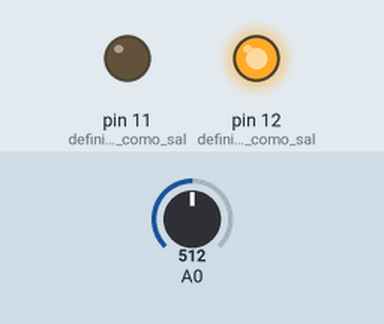
Simulated run of this sketch. Board: Arduino Uno, built with avr-gcc and run on an emulated ATmega328P. Shown: output pins drawn as LEDs (lit = HIGH). The test bench sets the inputs (shaded band); at power-on: A0 = 512.

Above: at 1.2 s.
1.3 s: A0 set to 505
At 2.2 s:
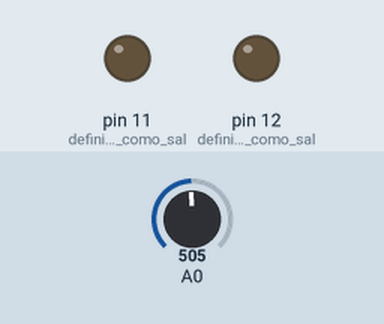
2.8 s: A0 set to 1023
At 3.3 s:
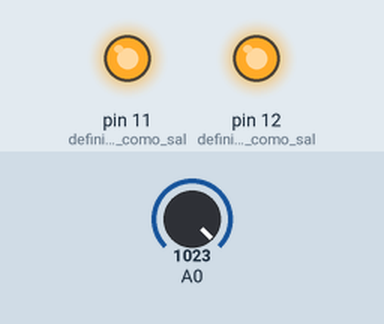
4.3 s: A0 set to 1006
At 5.5 s:
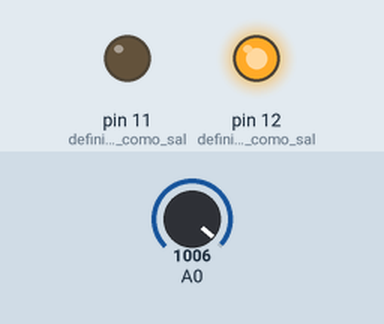
5.8 s: A0 set to 511
At 6.8 s:
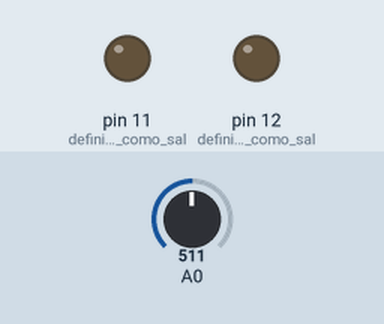
Timing chart, 0 to 8.3 s (numbered marks = the images above; inputs shaded):
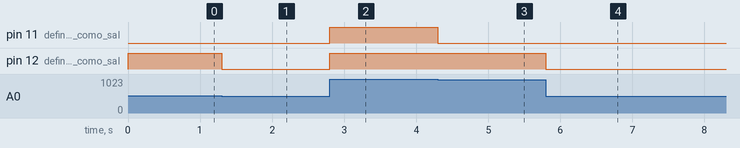

The sketch:

indicador_volumen.ino
```cpp
void setup() {
  pinMode(12,OUTPUT); //definimos pin 12 como salida
  pinMode(11,OUTPUT); //definimos pin 11 como salida
}

void loop() {
  int Volumen = map(analogRead(A0),0,1023,0,2); //creamos la variable Volumen
  if (Volumen==0){ //verificamos si el valor del volumen es 0
    digitalWrite(12,LOW); //apagamos el LED
    digitalWrite(11,LOW); //apagamos el LED
  }
  else if (Volumen==1){ //verificamos si el valor del volumen es 1
    digitalWrite(12,HIGH); //encendemos el LED
    digitalWrite(11,LOW); //apagamos el LED
  }
  else{ //de lo contrario
    digitalWrite(12,HIGH); //encendemos el LED
    digitalWrite(11,HIGH); //encendemos el LED
  }
}
```

Measured:
- the behaviour switches between 512 and 511 on A0 (found by bisection; images 0 and 1)
- the behaviour switches between 1023 and 1022 on A0 (found by bisection; images 2 and 3)
- after the input at 1.3 s, pin 12 (definimos_pin_12_como_sal): HIGH → LOW at once
- after the input at 2.8 s, pin 11 (definimos_pin_11_como_sal), pin 12 (definimos_pin_12_como_sal): LOW → HIGH at once
- after the input at 4.3 s, pin 11 (definimos_pin_11_como_sal): HIGH → LOW at once
- after the input at 5.8 s, pin 12 (definimos_pin_12_como_sal): HIGH → LOW at once
